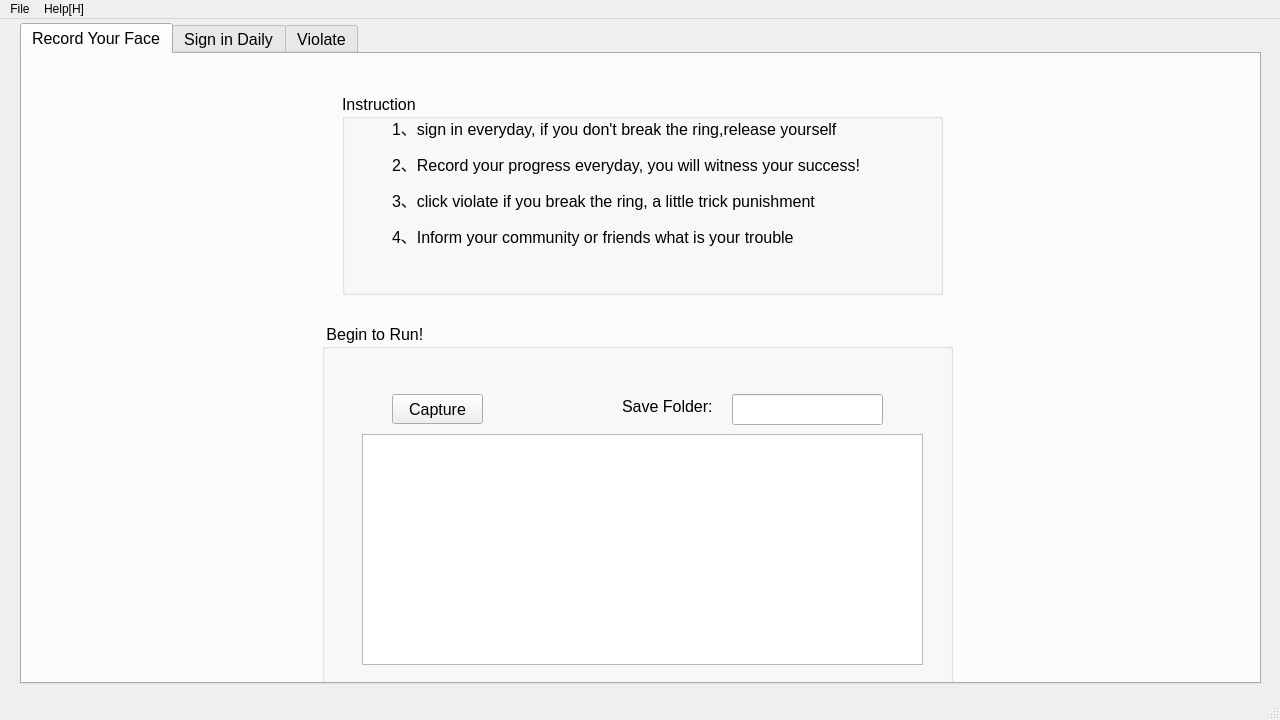
<?xml version="1.0" encoding="UTF-8"?>
<ui version="4.0">
 <class>MainWindow</class>
 <widget class="QMainWindow" name="MainWindow">
  <property name="geometry">
   <rect>
    <x>0</x>
    <y>0</y>
    <width>1280</width>
    <height>720</height>
   </rect>
  </property>
  <property name="maximumSize">
   <size>
    <width>1280</width>
    <height>720</height>
   </size>
  </property>
  <property name="windowTitle">
   <string>MainWindow</string>
  </property>
  <widget class="QWidget" name="centralwidget">
   <widget class="QTabWidget" name="tabWidget">
    <property name="geometry">
     <rect>
      <x>20</x>
      <y>4</y>
      <width>1241</width>
      <height>661</height>
     </rect>
    </property>
    <property name="font">
     <font>
      <pointsize>12</pointsize>
      <weight>50</weight>
      <bold>false</bold>
     </font>
    </property>
    <property name="currentIndex">
     <number>0</number>
    </property>
    <widget class="QWidget" name="tab_1">
     <attribute name="title">
      <string>Record Your Face</string>
     </attribute>
     <widget class="QGroupBox" name="groupBox_25">
      <property name="geometry">
       <rect>
        <x>320</x>
        <y>40</y>
        <width>601</width>
        <height>201</height>
       </rect>
      </property>
      <property name="title">
       <string>Instruction</string>
      </property>
      <widget class="QLabel" name="label_11">
       <property name="geometry">
        <rect>
         <x>50</x>
         <y>18</y>
         <width>471</width>
         <height>141</height>
        </rect>
       </property>
       <property name="text">
        <string>&lt;html&gt;&lt;head/&gt;&lt;body&gt;&lt;p&gt;1、sign in everyday, if you don't break the ring,release yourself &lt;/p&gt;&lt;p&gt;2、Record your progress everyday, you will witness your success!&lt;/p&gt;&lt;p&gt;3、click violate if you break the ring, a little trick punishment&lt;/p&gt;&lt;p&gt;4、Inform your community or friends what is your trouble &lt;/p&gt;&lt;/body&gt;&lt;/html&gt;</string>
       </property>
      </widget>
     </widget>
     <widget class="QGroupBox" name="groupBox_33">
      <property name="geometry">
       <rect>
        <x>300</x>
        <y>270</y>
        <width>631</width>
        <height>361</height>
       </rect>
      </property>
      <property name="title">
       <string> Begin to Run!</string>
      </property>
      <widget class="QPushButton" name="pushButton_5">
       <property name="geometry">
        <rect>
         <x>70</x>
         <y>70</y>
         <width>91</width>
         <height>30</height>
        </rect>
       </property>
       <property name="text">
        <string>Capture</string>
       </property>
       <property name="icon">
        <iconset>
         <normaloff>../../.designer/backup/Icon/ooopic_1494068712.ico</normaloff>../../.designer/backup/Icon/ooopic_1494068712.ico</iconset>
       </property>
       <property name="iconSize">
        <size>
         <width>20</width>
         <height>20</height>
        </size>
       </property>
      </widget>
      <widget class="QLabel" name="label_18">
       <property name="geometry">
        <rect>
         <x>300</x>
         <y>70</y>
         <width>101</width>
         <height>24</height>
        </rect>
       </property>
       <property name="text">
        <string>Save Folder:</string>
       </property>
      </widget>
      <widget class="QLineEdit" name="lineEdit_36">
       <property name="geometry">
        <rect>
         <x>410</x>
         <y>70</y>
         <width>151</width>
         <height>31</height>
        </rect>
       </property>
      </widget>
      <widget class="QTextEdit" name="textEdit_5">
       <property name="geometry">
        <rect>
         <x>40</x>
         <y>110</y>
         <width>561</width>
         <height>231</height>
        </rect>
       </property>
      </widget>
     </widget>
    </widget>
    <widget class="QWidget" name="tab_2">
     <attribute name="title">
      <string>Sign in Daily</string>
     </attribute>
     <widget class="QGroupBox" name="groupBox_24">
      <property name="geometry">
       <rect>
        <x>290</x>
        <y>40</y>
        <width>601</width>
        <height>201</height>
       </rect>
      </property>
      <property name="title">
       <string>Instruction</string>
      </property>
      <widget class="QLabel" name="label_12">
       <property name="geometry">
        <rect>
         <x>50</x>
         <y>18</y>
         <width>471</width>
         <height>141</height>
        </rect>
       </property>
       <property name="text">
        <string>&lt;html&gt;&lt;head/&gt;&lt;body&gt;&lt;p&gt;1、sign in everyday, if you don't break the ring,release yourself &lt;/p&gt;&lt;p&gt;2、Record your progress everyday, you will witness your success!&lt;/p&gt;&lt;p&gt;3、click violate if you break the ring, a little trick punishment&lt;/p&gt;&lt;p&gt;4、Inform your community or friends what is your trouble &lt;/p&gt;&lt;/body&gt;&lt;/html&gt;</string>
       </property>
      </widget>
     </widget>
     <widget class="QGroupBox" name="groupBox_32">
      <property name="geometry">
       <rect>
        <x>290</x>
        <y>260</y>
        <width>631</width>
        <height>361</height>
       </rect>
      </property>
      <property name="title">
       <string> Begin to Run!</string>
      </property>
      <widget class="QProgressBar" name="progressBar_4">
       <property name="geometry">
        <rect>
         <x>289</x>
         <y>75</y>
         <width>201</width>
         <height>20</height>
        </rect>
       </property>
       <property name="value">
        <number>24</number>
       </property>
      </widget>
      <widget class="QPushButton" name="pushButton_4">
       <property name="geometry">
        <rect>
         <x>40</x>
         <y>70</y>
         <width>91</width>
         <height>30</height>
        </rect>
       </property>
       <property name="text">
        <string>Begin</string>
       </property>
       <property name="icon">
        <iconset>
         <normaloff>../../.designer/backup/Icon/ooopic_1494068712.ico</normaloff>../../.designer/backup/Icon/ooopic_1494068712.ico</iconset>
       </property>
       <property name="iconSize">
        <size>
         <width>20</width>
         <height>20</height>
        </size>
       </property>
      </widget>
      <widget class="QLabel" name="label_13">
       <property name="geometry">
        <rect>
         <x>40</x>
         <y>30</y>
         <width>60</width>
         <height>24</height>
        </rect>
       </property>
       <property name="text">
        <string>Files name:</string>
       </property>
      </widget>
      <widget class="QLineEdit" name="lineEdit_33">
       <property name="geometry">
        <rect>
         <x>102</x>
         <y>30</y>
         <width>141</width>
         <height>24</height>
        </rect>
       </property>
      </widget>
      <widget class="QTextEdit" name="textEdit_4">
       <property name="geometry">
        <rect>
         <x>40</x>
         <y>120</y>
         <width>561</width>
         <height>231</height>
        </rect>
       </property>
      </widget>
      <widget class="QLabel" name="label_14">
       <property name="geometry">
        <rect>
         <x>160</x>
         <y>72</y>
         <width>101</width>
         <height>24</height>
        </rect>
       </property>
       <property name="text">
        <string>progress bar:</string>
       </property>
      </widget>
      <widget class="QLabel" name="label_15">
       <property name="geometry">
        <rect>
         <x>277</x>
         <y>30</y>
         <width>68</width>
         <height>24</height>
        </rect>
       </property>
       <property name="text">
        <string>Photo:</string>
       </property>
      </widget>
      <widget class="QLineEdit" name="lineEdit_34">
       <property name="geometry">
        <rect>
         <x>350</x>
         <y>30</y>
         <width>141</width>
         <height>24</height>
        </rect>
       </property>
      </widget>
     </widget>
    </widget>
    <widget class="QWidget" name="tab_3">
     <attribute name="title">
      <string>Violate</string>
     </attribute>
     <widget class="QGroupBox" name="groupBox_31">
      <property name="geometry">
       <rect>
        <x>330</x>
        <y>230</y>
        <width>631</width>
        <height>361</height>
       </rect>
      </property>
      <property name="title">
       <string> Begin to Run!</string>
      </property>
      <widget class="QProgressBar" name="progressBar_3">
       <property name="geometry">
        <rect>
         <x>289</x>
         <y>75</y>
         <width>201</width>
         <height>20</height>
        </rect>
       </property>
       <property name="value">
        <number>24</number>
       </property>
      </widget>
      <widget class="QPushButton" name="pushButton_3">
       <property name="geometry">
        <rect>
         <x>40</x>
         <y>70</y>
         <width>91</width>
         <height>30</height>
        </rect>
       </property>
       <property name="text">
        <string>Begin</string>
       </property>
       <property name="icon">
        <iconset>
         <normaloff>../../.designer/backup/Icon/ooopic_1494068712.ico</normaloff>../../.designer/backup/Icon/ooopic_1494068712.ico</iconset>
       </property>
       <property name="iconSize">
        <size>
         <width>20</width>
         <height>20</height>
        </size>
       </property>
      </widget>
      <widget class="QLabel" name="label_8">
       <property name="geometry">
        <rect>
         <x>40</x>
         <y>30</y>
         <width>60</width>
         <height>24</height>
        </rect>
       </property>
       <property name="text">
        <string>Files name:</string>
       </property>
      </widget>
      <widget class="QLineEdit" name="lineEdit_31">
       <property name="geometry">
        <rect>
         <x>102</x>
         <y>30</y>
         <width>141</width>
         <height>24</height>
        </rect>
       </property>
      </widget>
      <widget class="QTextEdit" name="textEdit_3">
       <property name="geometry">
        <rect>
         <x>40</x>
         <y>120</y>
         <width>561</width>
         <height>231</height>
        </rect>
       </property>
      </widget>
      <widget class="QLabel" name="label_9">
       <property name="geometry">
        <rect>
         <x>160</x>
         <y>72</y>
         <width>101</width>
         <height>24</height>
        </rect>
       </property>
       <property name="text">
        <string>progress bar:</string>
       </property>
      </widget>
      <widget class="QLabel" name="label_10">
       <property name="geometry">
        <rect>
         <x>277</x>
         <y>30</y>
         <width>68</width>
         <height>24</height>
        </rect>
       </property>
       <property name="text">
        <string>Photo:</string>
       </property>
      </widget>
      <widget class="QLineEdit" name="lineEdit_32">
       <property name="geometry">
        <rect>
         <x>350</x>
         <y>30</y>
         <width>141</width>
         <height>24</height>
        </rect>
       </property>
      </widget>
     </widget>
     <widget class="QGroupBox" name="groupBox_23">
      <property name="geometry">
       <rect>
        <x>340</x>
        <y>20</y>
        <width>601</width>
        <height>201</height>
       </rect>
      </property>
      <property name="title">
       <string>Instruction</string>
      </property>
      <widget class="QLabel" name="label_3">
       <property name="geometry">
        <rect>
         <x>50</x>
         <y>18</y>
         <width>471</width>
         <height>141</height>
        </rect>
       </property>
       <property name="text">
        <string>&lt;html&gt;&lt;head/&gt;&lt;body&gt;&lt;p&gt;1、sign in everyday, if you don't break the ring,release yourself &lt;/p&gt;&lt;p&gt;2、Record your progress everyday, you will witness your success!&lt;/p&gt;&lt;p&gt;3、click violate if you break the ring, a little trick punishment&lt;/p&gt;&lt;p&gt;4、Inform your community or friends what is your trouble &lt;/p&gt;&lt;/body&gt;&lt;/html&gt;</string>
       </property>
      </widget>
     </widget>
    </widget>
   </widget>
  </widget>
  <widget class="QMenuBar" name="menubar">
   <property name="geometry">
    <rect>
     <x>0</x>
     <y>0</y>
     <width>1280</width>
     <height>22</height>
    </rect>
   </property>
   <widget class="QMenu" name="menu_F">
    <property name="title">
     <string>File</string>
    </property>
    <property name="icon">
     <iconset>
      <normaloff>../../.designer/backup/White/Cho-Katsu Kome.ico</normaloff>../../.designer/backup/White/Cho-Katsu Kome.ico</iconset>
    </property>
    <addaction name="actionOpenfile"/>
    <addaction name="separator"/>
    <addaction name="actionQiut"/>
   </widget>
   <widget class="QMenu" name="menu_H">
    <property name="title">
     <string>Help[H]</string>
    </property>
    <addaction name="actionAbout"/>
    <addaction name="separator"/>
    <addaction name="actionAuthor"/>
   </widget>
   <addaction name="menu_F"/>
   <addaction name="menu_H"/>
  </widget>
  <widget class="QStatusBar" name="statusbar"/>
  <action name="actionOpenfile">
   <property name="icon">
    <iconset>
     <normaloff>../../.designer/backup/White/Archer.ico</normaloff>../../.designer/backup/White/Archer.ico</iconset>
   </property>
   <property name="text">
    <string>Check folder</string>
   </property>
   <property name="shortcut">
    <string>Ctrl+O</string>
   </property>
  </action>
  <action name="actionQiut">
   <property name="icon">
    <iconset>
     <normaloff>../../.designer/backup/White/Chief Chujo.ico</normaloff>../../.designer/backup/White/Chief Chujo.ico</iconset>
   </property>
   <property name="text">
    <string>Quit</string>
   </property>
   <property name="shortcut">
    <string>Ctrl+Q</string>
   </property>
  </action>
  <action name="actionAbout">
   <property name="icon">
    <iconset>
     <normaloff>../../.designer/backup/Icon/201752212221.ico</normaloff>../../.designer/backup/Icon/201752212221.ico</iconset>
   </property>
   <property name="text">
    <string>About</string>
   </property>
  </action>
  <action name="actionAuthor">
   <property name="icon">
    <iconset>
     <normaloff>../../.designer/backup/Icon/2017522122216.ico</normaloff>../../.designer/backup/Icon/2017522122216.ico</iconset>
   </property>
   <property name="text">
    <string>Author</string>
   </property>
  </action>
 </widget>
 <resources/>
 <connections/>
</ui>
